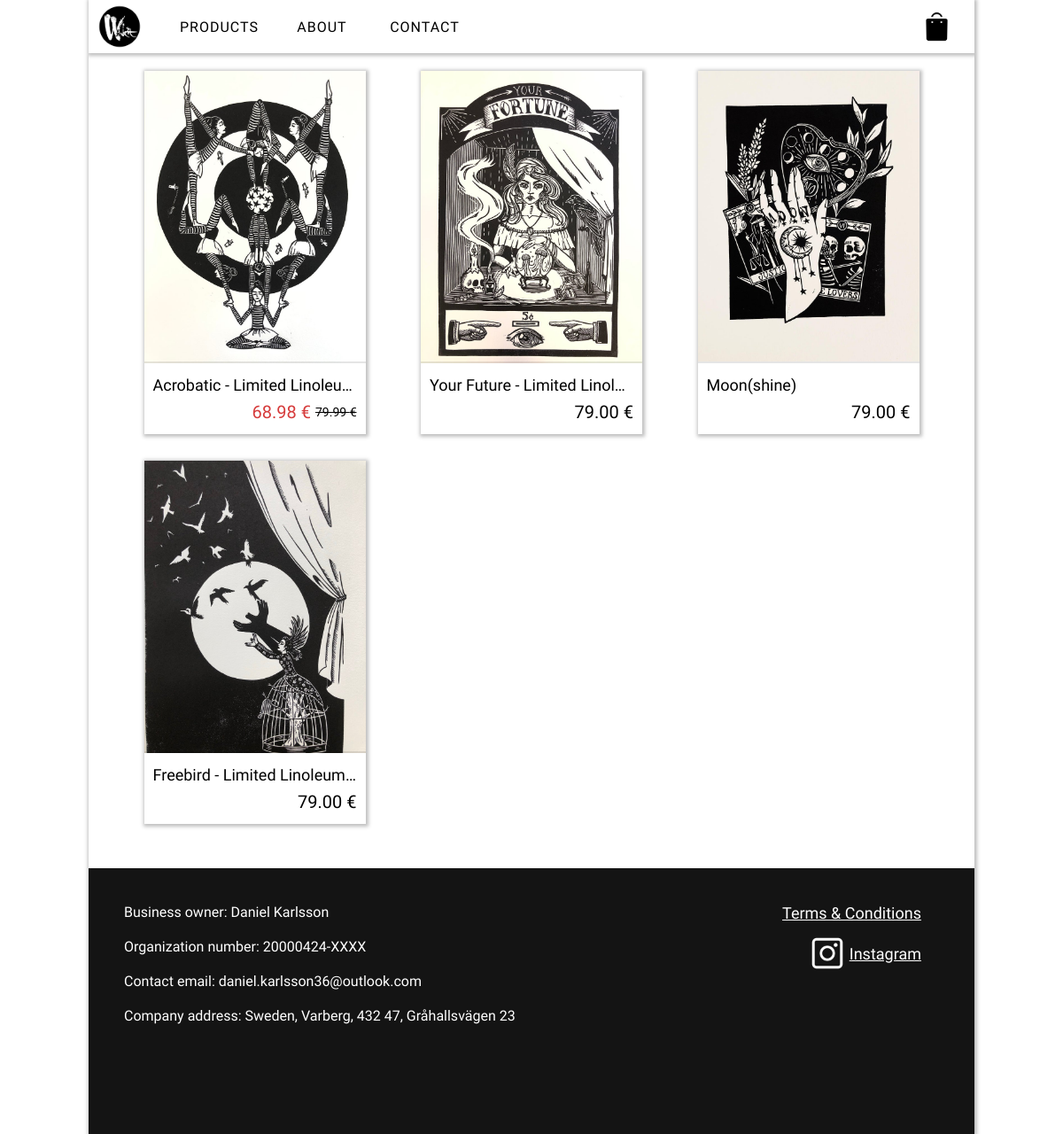
The page /products.php on the database as committed earlier.
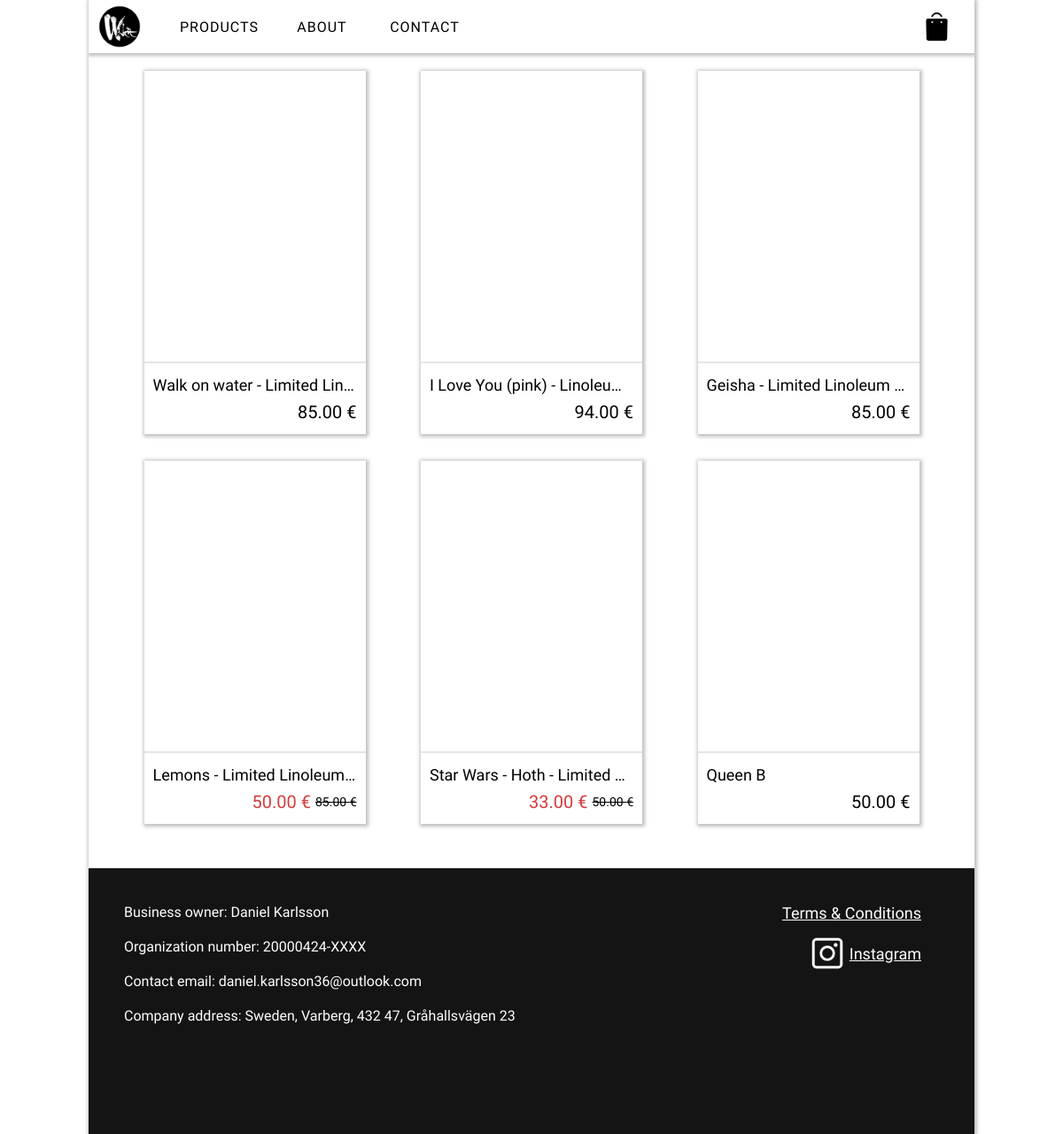
The same page on the database as committed later.
### tables this page shows
CREATE TABLE `products` (
  `id` int(5) NOT NULL,
  `title` varchar(255) NOT NULL,
  `price` decimal(10,2) NOT NULL,
  `list_price` decimal(10,2) NOT NULL,
  `category` int(5) NOT NULL,
  `image` text NOT NULL,
  `description` text NOT NULL,
  `archived` int(5) NOT NULL,
  `created` datetime NOT NULL,
  `updated` datetime NOT NULL,
  `width` decimal(10,2) NOT NULL,
  `height` decimal(10,2) NOT NULL,
  `weight` decimal(10,2) NOT NULL,
  `production_value` decimal(10,2) NOT NULL,
  `quantity` int(11) NOT NULL,
  `live` int(5) NOT NULL DEFAULT 1,
  `order_of_product` int(5) NOT NULL DEFAULT 0
);

### classes/Config.php (called while the page is built)
<?php
    class Config{
        public static function get($path = null){
            if($path){
                $config = $GLOBALS['config'];
                $path = explode('/', $path);
                foreach($path as $bit){
                    if(isset($config[$bit])){
                        $config = $config[$bit];
                    }
                }
                return $config;
            }
            return false;
        }
    }
?>

### classes/DB.php (called while the page is built, shortened)
<?php
    class DB{
        private static $_instance = null;
        private $_pdo,
                $_query,
                $_error = false,
                $_results,
                $_count = 0;
        private function __construct(){
            try{
                $this->_pdo = new PDO('mysql:host='. Config::get("mysql/host") .';dbname='. Config::get("mysql/db").';charset=utf8',
                Config::get("mysql/username"), Config::get("mysql/password"));
            }
            catch(PDOException $e){
                die($e->getMessage());
            }
        }
        public static function getInstance(){
            if(!isset(self::$_instance)){
                self::$_instance = new DB();
            }
            return self::$_instance;
        }
        public function query($sql, $params = []){
            if($this->_query = $this->_pdo->prepare($sql)){
                if($this->_query->execute()){
                    $this->_results = $this->_query->fetchAll(PDO::FETCH_OBJ);
                } else{
                    $this->_error = true;
                }
            }
            return $this;
        }
        protected function _read($table, $params = []){
            $conditionString = '';
            $bind = [];
            $order = '';
            $limit = '';
            if(isset($params['conditions'])){
                if(is_array($params['conditions'])){
                    foreach($params['conditions'] as $condition){
                        $conditionString .= ' ' .  $condition . ' AND';
                    }
                    $conditionString = trim($conditionString);
                    $conditionString = rtrim($conditionString, ' AND');
                } else{
                    $conditionString = $params['conditions'];
                }
                if($conditionString != ''){
                    $conditionString = ' WHERE ' . $conditionString;
                }
            }
        $sql = "SELECT * FROM {$table}{$conditionString}{$order}{$limit}";
        if(!$this->query($sql, $bind)->results()){
            return false;
        }
        return true;
        }
        public function find($table, $params = []){
            if($this->_read($table, $params)){
                return $this->results();
            }
            return false;
        }
        public function results(){
            return $this->_results;
        }
    }
?>

### products.php (the view, shortened to what the changed rows need)
<?php
    require_once("classes/DB.php");
    require_once("classes/Config.php");
?>
<html>
    <head>
        <?php
            include("includes/head.php");
        ?>
        <link rel="stylesheet" href="./public/style/dashboard.css">
    </head>
<body>
    <div class="content" id="content">
        <div class="center-content" id="center-content">
            <div class="product-content">
                <?php if(isset($_GET['product_id'])):
                        $db = DB::getInstance();
                        $product = $db->findFirst('products', [
                            'conditions' => "id = ?",
                            'bind' => [$_GET['product_id']]
                        ]);
                        $productImages = json_decode($product->image);
                        $singleImage = false;
                        if(count($productImages) > 1){
                            $singleImage = true;
                        }
                    ?>
                        <div class="read-more-container">
                        <div class="products-display-slideshow-left-btn-container">
                            <?php
                                if($singleImage):
                            ?>
                            <div class="products-display-slideshow-left-btn" id="leftSlideshowbtn" onclick="slideshow.slideshowMoveLeft();"></div>
                            <?php
                                endif;
                            ?>
                        </div>
                            <div class="products-display-slideshow" id="slideshow">
                                <?php
                                    foreach($productImages as $showcaseImage):
                                    $showcaseImage = explode("../", $showcaseImage);
                                    $imgDimensions = getimagesize($showcaseImage[1]);
                                ?>
                                <div class="products-display-slideshow-img" style="background-image: url('<?= $showcaseImage[1]; ?>');" onclick="Modal.imgModal(<?= $imgDimensions[0]/1.8; ?>, <?= $imgDimensions[1]/1.8; ?>, '<?= $showcaseImage[1]; ?>', 'content')"></div>
                                <?php
                                    endforeach;
                                ?>
                            </div>
                        <div class="products-display-slideshow-right-btn-container">
                            <?php
                                if($singleImage):
                            ?>
                            <div class="products-display-slideshow-right-btn" id="rightSlideshowbtn" onclick="slideshow.slideshowMoveRight();"></div>
                            <?php
                                endif;
                            ?>
                        </div>
                            <div class="read-more-buttons">
                                <div class="read-more-buttons-info">
                                    <div class="read-more-buttons-info-title"><?= sanitize($product->title); ?></div>
                                    <div class="read-more-buttons-info-price"><?= sanitize($product->price); ?> &euro;</div>
                                    <div class="read-more-buttons-info-desc"><?= sanitize($product->description); ?></div>
                                </div>
                                <div class="read-more-buttons-add-to-cart">
                                    <form action="products.php?product_id=<?= $product->id; ?>" method="POST" id="addToCartProductsID<?= $product->id ?>">
                                        <input type="hidden" name="product_id" value="<?= $product->id ?>">
                                        <input type="hidden" name="product_quantity" value="1" id="productQuantityHiddenInput">
                                    </form>
                                    <div class="add-to-cart-container">
                                        <div class="add-to-cart-less-btn" onclick="removeOne();"></div>
                                        <div class="add-to-cart-counter-display">
                                                <div class="button-text" id="add-to-cart-counter-text">1</div>
                                        </div>
                                        <div class="add-to-cart-more-btn" onclick="addOne();"></div>
                                        <script src="public/js/add-product-quantity-handler.js"></script>
                                        <div class="add-to-cart-button" onclick="document.getElementById('addToCartProductsID<?= $product->id ?>').submit();">
                                            <div class="add-to-cart-icon"></div>
                                            <div id="add-to-cart-text">Add to cart</div>
                                        </div>
                                    </div>
                                </div>
                            </div>
                            <div class="product-description">
                                <div class="product-desc-header">
                                    <div class="product-desc-header-text">SPECIFICATION</div>
                                </div>
                                <div class="product-description-alt">
                                    <div class="product-description-alt-text">
                                        Width: <b><?= $product->width != 0 ? $product->width . " mm" : "Information Missing."; ?></b>
                                    </div>
                                </div>
                                <div class="product-description-alt">
                                    <div class="product-description-alt-text">
                                        Height: <b><?= $product->height != 0 ? $product->height . " mm" : "Information Missing."; ?></b>
                                    </div>
                                </div>
                                <div class="product-description-alt">
                                    <div class="product-description-alt-text">
                                        Weight: <b><?= $product->weight != 0 ? $product->weight . " kg" : "Information Missing."; ?></b>
                                    </div>
                                </div>
                            </div>
                        </div>
                        <script src="public/js/slideshow.js"></script>
                    <?php
                        else:
                            $db = DB::getInstance();
                            $results = $db->find('products');
                            foreach($results as $product):
                                $productImages = json_decode($product->image);
                                $showcaseImage = explode("../", $productImages[0])[1];
                    ?>
                            <div class="products-product" onclick="window.location.href='products.php?product_id=<?= $product->id; ?>';">
                            <div class="products-product-img" style="background-image: url('<?= $showcaseImage; ?>')"> </div>
                            <div class="product-product-expand-container">
                                    <div class="product-product-expand-title"><?= $product->title; ?></div>
                                    <div class="product-product-expand-price-container">
                                        <?php
                                            if(isset($product->list_price) && $product->list_price > $product->price):
                                        ?>
                                            <div class="product-product-expand-price" style="color: rgb(214, 60, 60);"><?= $product->price; ?> &euro;</div>
                                            <span class="product-product-expand-list-price"><?= $product->list_price; ?> &euro;</span>
                                        <?php
                                            else:
                                        ?>
                                            <div class="product-product-expand-price"><?= $product->price; ?> &euro;</div>
                                        <?php
                                            endif;
                                        ?>
                                    </div>
                            </div>
                            </div>
                    <?php
                            endforeach;
                        endif;
                    ?>
        </div>
        <?php include_once('includes/footer.php'); ?>
    </div>
</div>
</body>
</html>

Rows that differ between the two databases and show on the page:
removed products: shows a picture, title "Acrobatic - Limited Linoleu…", price "68.98", list_price "79.99"
removed products: shows a picture, title "Your Future - Limited Linol…", price "79.00"
removed products: shows a picture, title "Moon(shine)", price "79.00"
removed products: shows a picture, title "Freebird - Limited Linoleum…", price "79.00"
added products: title "Walk on water - Limited Lin…", price "85.00"
added products: title "I Love You (pink) - Linoleu…", price "94.00"
added products: title "Geisha - Limited Linoleum…", price "85.00"
added products: title "Lemons - Limited Linoleum…", price "50.00", list_price "85.00"
added products: title "Star Wars - Hoth - Limited…", price "33.00", list_price "50.00"
added products: title "Queen B", price "50.00"
